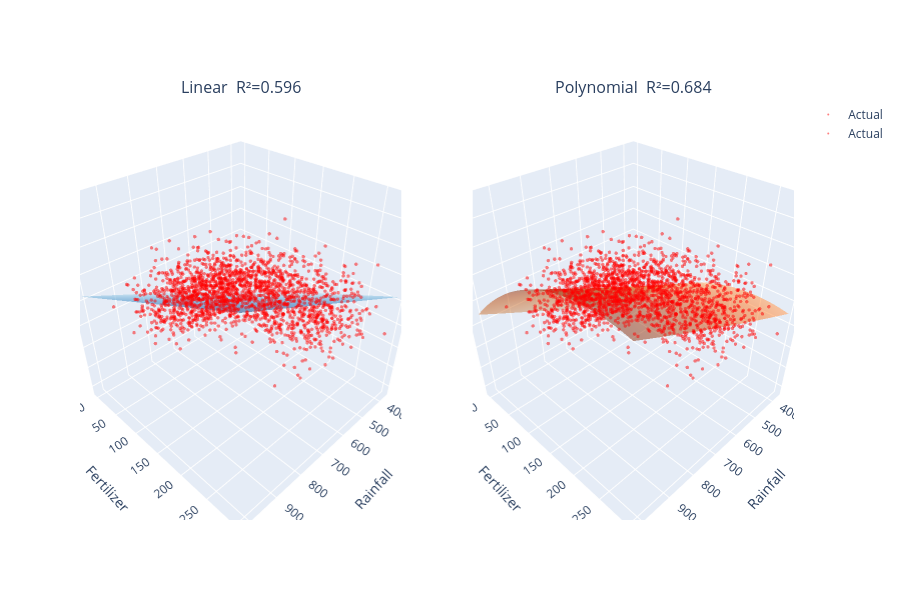

Notebook code cell kept with this figure:
### Code cell
# Generated by Claude
import plotly.graph_objects as go
from plotly.subplots import make_subplots

fig = make_subplots(
    rows=1, cols=2,
    specs=[[{"type": "scene"}, {"type": "scene"}]],
    subplot_titles=["Linear  R²=0.596", "Polynomial  R²=0.684"]
)

# ── shared grid ────────────────────────────────────────────────────
r_range = np.linspace(X_test[:, 0].min(), X_test[:, 0].max(), 40)
f_range = np.linspace(X_test[:, 1].min(), X_test[:, 1].max(), 40)
R, F = np.meshgrid(r_range, f_range)
grid = np.column_stack([R.ravel(), F.ravel()])

Z_linear = linearRegressor.predict(grid).reshape(R.shape)
Z_poly = skLinearRegressor.predict(poly.transform(grid)).reshape(R.shape)

# ── linear surface ─────────────────────────────────────────────────
fig.add_trace(go.Surface(x=R, y=F, z=Z_linear, opacity=0.5,
                         colorscale="Blues", showscale=False, name="Linear"), row=1, col=1)
fig.add_trace(go.Scatter3d(
    x=X_test[:, 0], y=X_test[:, 1], z=y_test,
    mode="markers", marker=dict(size=2, color="red", opacity=0.5),
    name="Actual"), row=1, col=1)

# ── polynomial surface ─────────────────────────────────────────────
fig.add_trace(go.Surface(x=R, y=F, z=Z_poly, opacity=0.5,
                         colorscale="Oranges", showscale=False, name="Polynomial"), row=1, col=2)
fig.add_trace(go.Scatter3d(
    x=X_test[:, 0], y=X_test[:, 1], z=y_test,
    mode="markers", marker=dict(size=2, color="red", opacity=0.5),
    name="Actual"), row=1, col=2)

fig.update_layout(
    height=600,
    scene=dict(xaxis_title="Rainfall", yaxis_title="Fertilizer", zaxis_title="Yield"),
    scene2=dict(xaxis_title="Rainfall", yaxis_title="Fertilizer", zaxis_title="Yield"),
)

fig.show()

### Figure 1 — Plotly figure (JSON) as saved in the notebook; plotly's stock layout.template omitted (floating-point values rounded to 4 significant figures; data arrays with more than 128 entries replaced by an {"elided": "..."} marker saying what was removed)
{"data": [{"colorscale": [[0.0, "rgb(247,251,255)"], [0.125, "rgb(222,235,247)"], [0.25, "rgb(198,219,239)"], [0.375, "rgb(158,202,225)"], [0.5, "rgb(107,174,214)"], [0.625, "rgb(66,146,198)"], [0.75, "rgb(33,113,181)"], [0.875, "rgb(8,81,156)"], [1.0, "rgb(8,48,107)"]], "name": "Linear", "opacity": 0.5, "showscale": false, "x": {"elided": "40x40 float values"}, "y": {"elided": "40x40 float values"}, "z": {"elided": "40x40 float values"}, "type": "surface", "scene": "scene"}, {"marker": {"color": "red", "opacity": 0.5, "size": 2}, "mode": "markers", "name": "Actual", "x": {"elided": "2000 float values"}, "y": {"elided": "2000 float values"}, "z": {"elided": "2000 float values"}, "type": "scatter3d", "scene": "scene"}, {"colorscale": [[0.0, "rgb(255,245,235)"], [0.125, "rgb(254,230,206)"], [0.25, "rgb(253,208,162)"], [0.375, "rgb(253,174,107)"], [0.5, "rgb(253,141,60)"], [0.625, "rgb(241,105,19)"], [0.75, "rgb(217,72,1)"], [0.875, "rgb(166,54,3)"], [1.0, "rgb(127,39,4)"]], "name": "Polynomial", "opacity": 0.5, "showscale": false, "x": {"elided": "40x40 float values"}, "y": {"elided": "40x40 float values"}, "z": {"elided": "40x40 float values"}, "type": "surface", "scene": "scene2"}, {"marker": {"color": "red", "opacity": 0.5, "size": 2}, "mode": "markers", "name": "Actual", "x": {"elided": "2000 float values"}, "y": {"elided": "2000 float values"}, "z": {"elided": "2000 float values"}, "type": "scatter3d", "scene": "scene2"}], "layout": {"scene": {"domain": {"x": [0.0, 0.45], "y": [0.0, 1.0]}, "xaxis": {"title": {"text": "Rainfall"}}, "yaxis": {"title": {"text": "Fertilizer"}}, "zaxis": {"title": {"text": "Yield"}}}, "scene2": {"domain": {"x": [0.55, 1.0], "y": [0.0, 1.0]}, "xaxis": {"title": {"text": "Rainfall"}}, "yaxis": {"title": {"text": "Fertilizer"}}, "zaxis": {"title": {"text": "Yield"}}}, "annotations": [{"font": {"size": 16}, "showarrow": false, "text": "Linear  R²=0.596", "x": 0.225, "xanchor": "center", "xref": "paper", "y": 1.0, "yanchor": "bottom", "yref": "paper"}, {"font": {"size": 16}, "showarrow": false, "text": "Polynomial  R²=0.684", "x": 0.775, "xanchor": "center", "xref": "paper", "y": 1.0, "yanchor": "bottom", "yref": "paper"}], "height": 600}}
